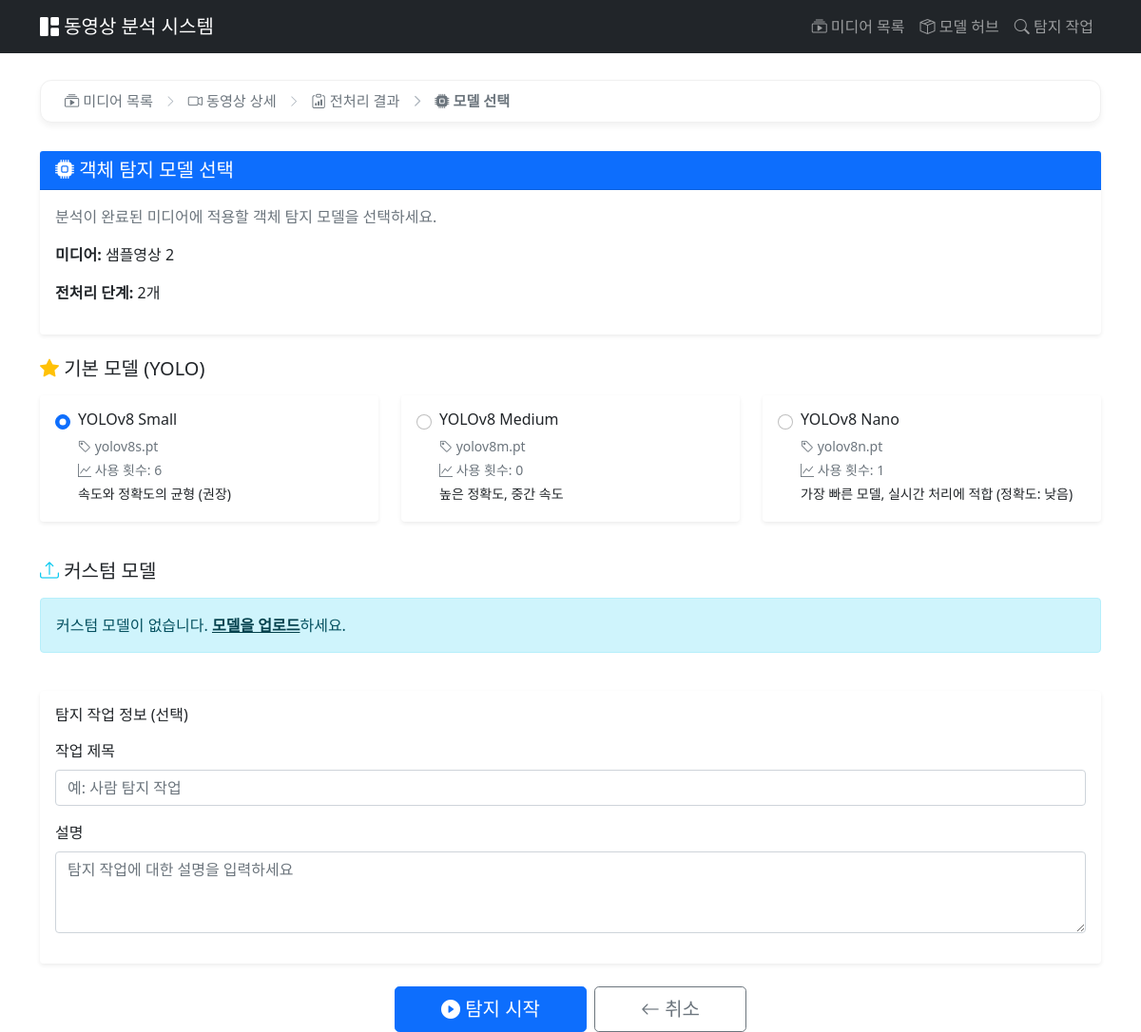
The page /vision/select/61/ on the database its author committed.
### analysis/models.py (models this page shows, shortened)
class Analysis(models.Model):
    STATUS_CHOICES = [
        ('ready', '준비'),
        ('processing', '처리 중'),
        ('completed', '완료'),
        ('failed', '실패'),
    ]
    video = models.ForeignKey(
        Video,
        on_delete=models.CASCADE,
        related_name='analyses',
        null=True,
        blank=True,
        verbose_name='동영상'
    )
    image = models.ForeignKey(
        'videos.Image',
        on_delete=models.CASCADE,
        related_name='analyses',
        null=True,
        blank=True,
        verbose_name='이미지'
    )
    preprocessing_pipeline = models.JSONField(
        default=list,
        blank=True,
        verbose_name='전처리 파이프라인'
    )
    status = models.CharField(
        max_length=20,
        choices=STATUS_CHOICES,
        default='ready',
        verbose_name='상태'
    )
    progress = models.IntegerField(default=0, verbose_name='진행률 (%)')
    current_step = models.CharField(
        max_length=200,
        blank=True,
        default='',
        verbose_name='현재 단계'
    )
    started_at = models.DateTimeField(null=True, blank=True, verbose_name='시작 시간')
    completed_at = models.DateTimeField(null=True, blank=True, verbose_name='완료 시간')
    processed_frames = models.IntegerField(default=0, verbose_name='처리된 프레임')
    total_frames = models.IntegerField(default=0, verbose_name='총 프레임')
    output_video_path = models.CharField(
        max_length=500,
        blank=True,
        verbose_name='출력 파일 경로'
    )
    error_message = models.TextField(blank=True, verbose_name='에러 메시지')
    created_at = models.DateTimeField(auto_now_add=True, verbose_name='생성일')
    updated_at = models.DateTimeField(auto_now=True, verbose_name='수정일')
    class Meta:
        verbose_name = '분석'
        verbose_name_plural = '분석들'
        ordering = ['-created_at']

### videos/models.py (models this page shows, shortened)
class Video(models.Model):
    title = models.CharField(max_length=200, verbose_name='제목')
    description = models.TextField(blank=True, verbose_name='설명')
    file = models.FileField(
        upload_to=video_upload_path,
        verbose_name='동영상 파일'
    )
    thumbnail = models.ImageField(
        upload_to=thumbnail_upload_path,
        blank=True,
        null=True,
        verbose_name='썸네일'
    )
    file_size = models.BigIntegerField(default=0, verbose_name='파일 크기')
    uploaded_at = models.DateTimeField(auto_now_add=True, verbose_name='업로드 시간')
    class Meta:
        verbose_name = '동영상'
        verbose_name_plural = '동영상들'
        ordering = ['-uploaded_at']

### modelhub/models.py (models this page shows, shortened)
class BaseModel(models.Model):
    name = models.CharField(max_length=200, verbose_name='모델 이름')
    display_name = models.CharField(max_length=200, verbose_name='표시 이름')
    description = models.TextField(blank=True, verbose_name='설명')
    model_type = models.CharField(
        max_length=50,
        default='yolo',
        verbose_name='모델 타입'
    )
    version = models.CharField(max_length=50, blank=True, verbose_name='버전')
    model_file = models.FileField(
        upload_to=default_model_upload_path,
        blank=True,
        null=True,
        verbose_name='모델 파일'
    )
    file_size = models.BigIntegerField(default=0, verbose_name='파일 크기 (bytes)')
    yolo_version = models.CharField(
        max_length=50,
        blank=True,
        verbose_name='YOLO 버전',
        help_text='예: yolov8n.pt, yolov8s.pt'
    )
    classes = models.JSONField(default=list, blank=True, verbose_name='탐지 클래스')
    input_size = models.CharField(max_length=50, blank=True, verbose_name='입력 크기')
    config = models.JSONField(default=dict, blank=True, verbose_name='설정')
    is_active = models.BooleanField(default=True, verbose_name='활성화')
    is_default = models.BooleanField(default=False, verbose_name='기본 모델')
    usage_count = models.IntegerField(default=0, verbose_name='사용 횟수')
    created_at = models.DateTimeField(auto_now_add=True, verbose_name='생성일')
    updated_at = models.DateTimeField(auto_now=True, verbose_name='수정일')
    class Meta:
        verbose_name = '기본 모델'
        verbose_name_plural = '기본 모델들'
        ordering = ['-is_default', '-created_at']

### vision_engine/views.py (the view, shortened to what this page needs)
# urls.py: path('select/<int:analysis_id>/', views.select_model, name='select_model'),
def select_model(request, analysis_id):
    analysis = get_object_or_404(Analysis, id=analysis_id)
    if analysis.status != 'completed':
        messages.error(request, '분석이 완료되지 않았습니다.')
        return redirect('analysis_result', analysis_id=analysis_id)
    base_models = BaseModel.objects.filter(is_active=True)
    custom_models = CustomModel.objects.filter(is_active=True)
    context = {
        'analysis': analysis,
        'base_models': base_models,
        'custom_models': custom_models,
    }
    return render(request, 'vision_engine/select_model.html', context)

### vision_engine/templates/vision_engine/select_model.html (shortened to what this page needs)
{% extends 'videos/base.html' %}
{% block breadcrumb_items %}
<li class="custom-breadcrumb-item">
    {% if analysis.video %}
    <a href="{% url 'video_detail' analysis.video.id %}">
        <i class="bi bi-camera-video"></i> 동영상 상세
    </a>
    {% elif analysis.image %}
    <a href="{% url 'image_detail' analysis.image.id %}">
        <i class="bi bi-image"></i> 이미지 상세
    </a>
    {% endif %}
</li>
<li class="custom-breadcrumb-item">
    <a href="{% url 'analysis_result' analysis.id %}">
        <i class="bi bi-clipboard-data"></i> 전처리 결과
    </a>
</li>
<li class="custom-breadcrumb-item active">
    <a href="#">
        <i class="bi bi-cpu-fill"></i> 모델 선택
    </a>
</li>
{% endblock %}
{% block content %}
<div class="row mb-4">
    <div class="col-md-12">
        <div class="card border-0 shadow-sm">
            <div class="card-header bg-primary text-white">
                <h5 class="mb-0"><i class="bi bi-cpu-fill"></i> 객체 탐지 모델 선택</h5>
            </div>
            <div class="card-body">
                <p class="text-muted">분석이 완료된 미디어에 적용할 객체 탐지 모델을 선택하세요.</p>
                <p><strong>미디어:</strong>
                {% if analysis.video %}
                    {{ analysis.video.title }}
                {% elif analysis.image %}
                    {{ analysis.image.title }}
                {% else %}
                    알 수 없음
                {% endif %}
                </p>
                <p><strong>전처리 단계:</strong> {{ analysis.preprocessing_pipeline|length }}개</p>
            </div>
        </div>
    </div>
</div>
<form method="post">
    <div class="row mb-4">
        <div class="col-md-12">
            <h5 class="mb-3"><i class="bi bi-star-fill text-warning"></i> 기본 모델 (YOLO)</h5>
            {% if base_models %}
            <div class="row">
                {% for model in base_models %}
                <div class="col-md-6 col-lg-4 mb-3">
                    <div class="card h-100 border-0 shadow-sm hover-shadow">
                        <div class="card-body">
                            <div class="form-check">
                                <input class="form-check-input" type="radio"
                                       name="model_type" value="base"
                                       id="base_{{ model.id }}"
                                       data-model-id="{{ model.id }}"
                                       {% if forloop.first %}checked{% endif %}>
                                <label class="form-check-label w-100" for="base_{{ model.id }}">
                                    <h6 class="mb-2">{{ model.display_name }}</h6>
                                    <p class="text-muted small mb-1">
                                        <i class="bi bi-tag"></i> {{ model.yolo_version }}
                                    </p>
                                    <p class="text-muted small mb-1">
                                        <i class="bi bi-graph-up"></i> 사용 횟수: {{ model.usage_count }}
                                    </p>
                                    {% if model.description %}
                                    <p class="small mb-0">{{ model.description|truncatewords:15 }}</p>
                                    {% endif %}
                                </label>
                            </div>
                        </div>
                    </div>
                </div>
                {% endfor %}
            </div>
            {% else %}
            <div class="alert alert-warning">
                사용 가능한 기본 모델이 없습니다.
                <a href="{% url 'modelhub:model_add' %}" class="alert-link">모델을 추가</a>하세요.
            </div>
            {% endif %}
        </div>
    </div>
    <div class="row mb-4">
        <div class="col-md-12">
            <h5 class="mb-3"><i class="bi bi-upload text-info"></i> 커스텀 모델</h5>
            {% if custom_models %}
            <div class="row">
                {% for model in custom_models %}
                <div class="col-md-6 col-lg-4 mb-3">
                    <div class="card h-100 border-0 shadow-sm hover-shadow">
                        <div class="card-body">
                            <div class="form-check">
                                <input class="form-check-input" type="radio"
                                       name="model_type" value="custom"
                                       id="custom_{{ model.id }}"
                                       data-model-id="{{ model.id }}">
                                <label class="form-check-label w-100" for="custom_{{ model.id }}">
                                    <h6 class="mb-2">{{ model.name }}</h6>
                                    <p class="text-muted small mb-1">
                                        <i class="bi bi-cpu"></i> {{ model.framework }}
                                    </p>
                                    {% if model.accuracy %}
                                    <p class="text-muted small mb-1">
                                        <i class="bi bi-check-circle"></i> 정확도: {{ model.accuracy }}%
                                    </p>
                                    {% endif %}
                                    <p class="text-muted small mb-1">
                                        <i class="bi bi-graph-up"></i> 사용 횟수: {{ model.usage_count }}
                                    </p>
                                </label>
                            </div>
                        </div>
                    </div>
                </div>
                {% endfor %}
            </div>
            {% else %}
            <div class="alert alert-info">
                커스텀 모델이 없습니다.
                <a href="{% url 'modelhub:model_add' %}" class="alert-link">모델을 업로드</a>하세요.
            </div>
            {% endif %}
        </div>
    </div>
    <div class="row mb-4">
        <div class="col-md-12">
            <div class="card border-0 shadow-sm">
                <div class="card-body">
                    <h6 class="mb-3">탐지 작업 정보 (선택)</h6>
                    <div class="mb-3">
                        <label for="title" class="form-label">작업 제목</label>
                        <input type="text" class="form-control" id="title" name="title"
                               placeholder="예: 사람 탐지 작업">
                    </div>
                    <div class="mb-3">
                        <label for="description" class="form-label">설명</label>
                        <textarea class="form-control" id="description" name="description"
                                  rows="3" placeholder="탐지 작업에 대한 설명을 입력하세요"></textarea>
                    </div>
                </div>
            </div>
        </div>
    </div>
    <div class="row">
        <div class="col-md-12">
            <div class="d-grid gap-2 d-md-flex justify-content-md-center">
                <button type="submit" class="btn btn-primary btn-lg px-5" id="submitBtn">
                    <i class="bi bi-play-circle-fill"></i> 탐지 시작
                </button>
                <a href="{% url 'analysis_result' analysis.id %}" class="btn btn-outline-secondary btn-lg px-5">
                    <i class="bi bi-arrow-left"></i> 취소
                </a>
            </div>
        </div>
    </div>
</form>
{% endblock %}

### videos/templates/videos/base.html (style rules this page uses)
body { padding-top: 60px; }
.custom-breadcrumb-item { font-size: 0.95rem; font-weight: 500; display: flex; align-items: center; }
.custom-breadcrumb-item a { color: #6c757d; text-decoration: none; transition: all 0.3s ease; }
.custom-breadcrumb-item.active { color: #212529; font-weight: 700; }
.custom-breadcrumb-item + .custom-breadcrumb-item::before { content: "\F285"; font-family: "bootstrap-icons"; margin: 0 12px; color: #adb5bd; font-size: 0.8rem; }

### vision_engine/templates/vision_engine/select_model.html (style rules this page uses)
.hover-shadow { transition: box-shadow 0.3s ease; }

### rows shown on the page
Analysis: video "샘플영상 2", preprocessing_pipeline|length "2"
BaseModel: display_name "YOLOv8 Small", yolo_version "yolov8s.pt", usage_count "6", description "속도와 정확도의 균형 (권장)"
BaseModel: display_name "YOLOv8 Medium", yolo_version "yolov8m.pt", usage_count "0", description "높은 정확도, 중간 속도"
BaseModel: display_name "YOLOv8 Nano", yolo_version "yolov8n.pt", usage_count "1", description "가장 빠른 모델, 실시간 처리에 적합 (정확도: 낮음)"
